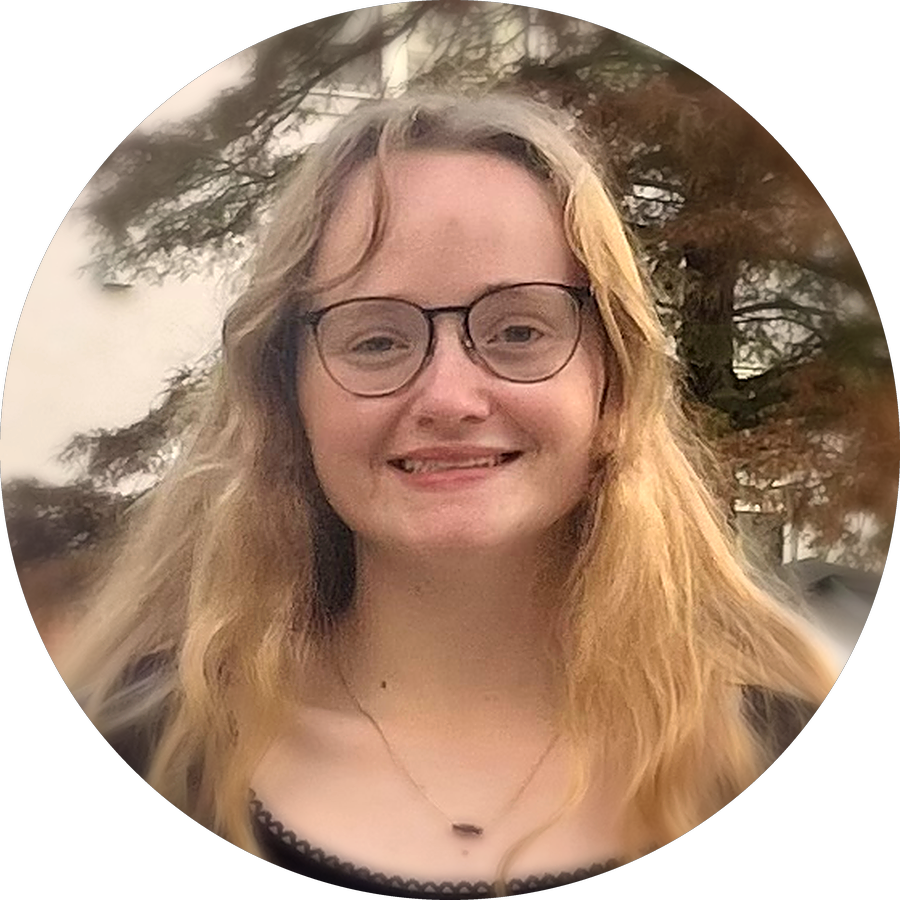
#> input picture business-card/assets/portrait.png, 900 x 900 px
$ python -i prep_photo.py   (imports and definitions only)
#> lines starting #> are read from the running program, lines starting #| are printed output that depends on the picture; after the words box and inside, x2 and y2 are one past the last pixel; in counts of white or black regions, pixels touching at a corner belong together
#!/usr/bin/env python3
"""
Turn the poolside snapshot into a card-ready circular portrait.

The source is a full-body shot against a busy tree/building background. This
crops to head-and-shoulders, throws the background progressively out of focus
so the face carries the frame, warms and lifts it slightly, then masks to a
circle with a transparent surround.

    python3 prep_photo.py <source.jpg>
"""

import os
import sys

from PIL import Image, ImageDraw, ImageEnhance, ImageFilter

HERE = os.path.dirname(os.path.abspath(__file__))
ASSETS = os.path.join(HERE, "assets")

# Head-and-shoulders box located in the 3024x4032 original, framed so the eyes
# sit near the upper third of the circle.
CROP = (1346, 1382, 1906, 1942)

OUT_SIZE = 900          # generous: the card uses well under this
SHARP_R = 0.30          # radius (as a fraction of the frame) kept fully sharp
BLUR_PX = 7             # background defocus at the rim


def build(src_path):
#> called with src_path = 'assets/portrait.png'
    src = Image.open(src_path).convert("RGB")
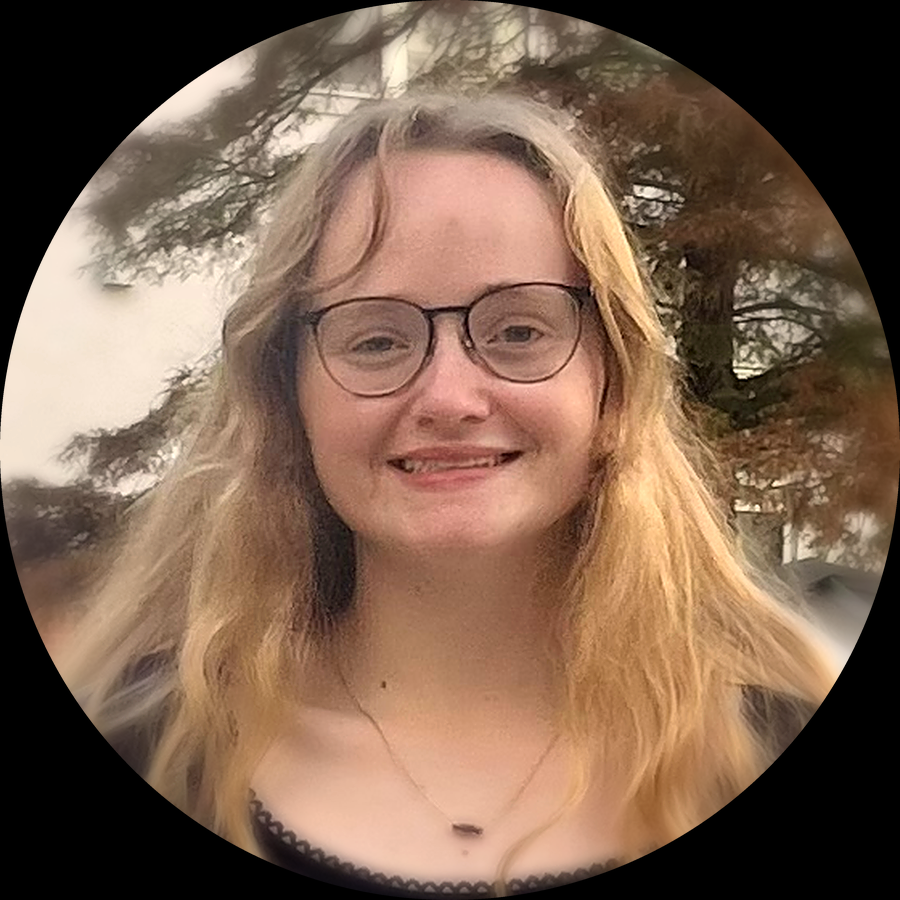
#> src: PIL image 900x900 RGB; mean R, G, B 125.2, 98.3, 79.7
    face = src.crop(CROP).resize((OUT_SIZE, OUT_SIZE), Image.LANCZOS)
#> face: PIL image 900x900 RGB; every value is 0

    # Progressive defocus: sharp through the face, softening toward the rim.
    # Mask is white where the sharp original shows through. Rings are painted
    # largest-first so the sharp centre lands on top.
    blurred = face.filter(ImageFilter.GaussianBlur(BLUR_PX))
    ramp = Image.new("L", (OUT_SIZE, OUT_SIZE), 0)
#> ramp: PIL image 900x900 L; every value is 0
    draw = ImageDraw.Draw(ramp)
    steps = 48
    for i in range(steps + 1):
        t = i / steps                                   # 0 at the rim, 1 at centre
        r = OUT_SIZE * (0.52 - (0.52 - SHARP_R) * t)
        draw.ellipse(
            (OUT_SIZE / 2 - r, OUT_SIZE / 2 - r, OUT_SIZE / 2 + r, OUT_SIZE / 2 + r),
            fill=int(255 * t),
        )
    ramp = ramp.filter(ImageFilter.GaussianBlur(OUT_SIZE * 0.04))
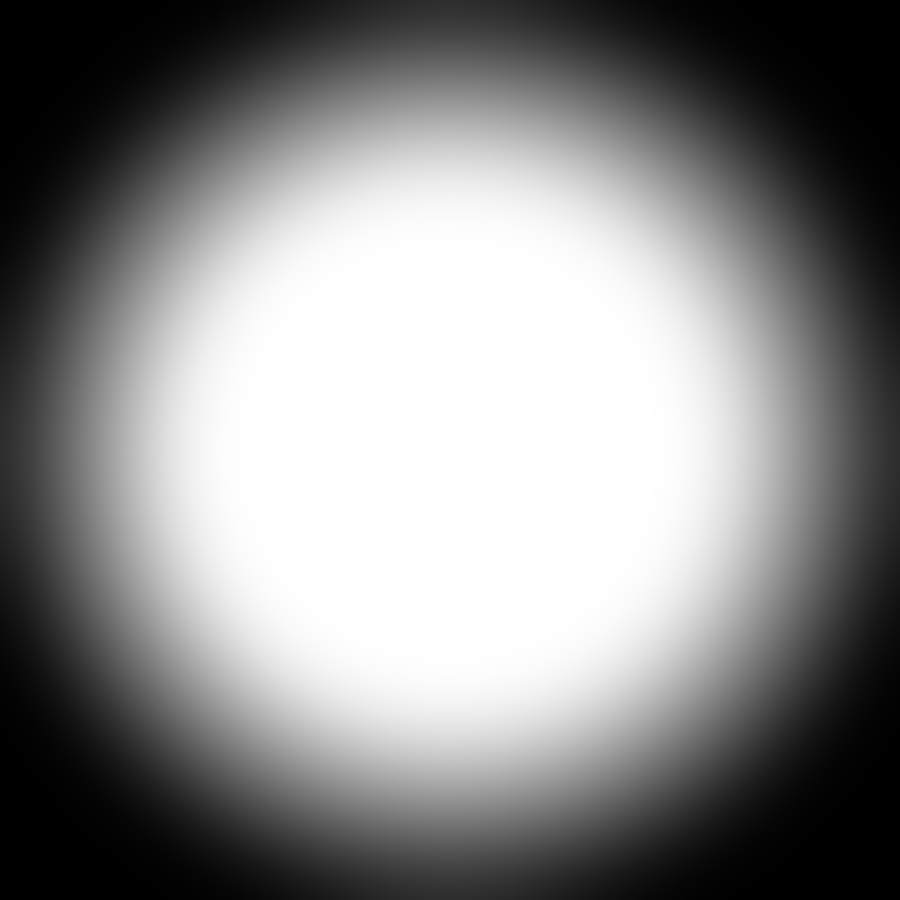
#> ramp: PIL image 900x900 L; min 0, max 255, mean 135.9
    face = Image.composite(face, blurred, ramp)

    # Gentle grade: a touch warmer, a touch more contrast, lightly sharpened.
    r, g, b = face.split()
    face = Image.merge(
        "RGB",
        (
            r.point(lambda v: min(255, int(v * 1.035))),
            g,
            b.point(lambda v: int(v * 0.975)),
        ),
    )
    face = ImageEnhance.Contrast(face).enhance(1.08)
    face = ImageEnhance.Color(face).enhance(1.05)
    face = face.filter(ImageFilter.UnsharpMask(radius=2, percent=55, threshold=3))

    # Circular mask, antialiased via a 4x supersample.
    mask = Image.new("L", (OUT_SIZE * 4, OUT_SIZE * 4), 0)
#> mask: PIL image 3600x3600 L; every value is 0
    ImageDraw.Draw(mask).ellipse((0, 0, OUT_SIZE * 4 - 1, OUT_SIZE * 4 - 1), fill=255)
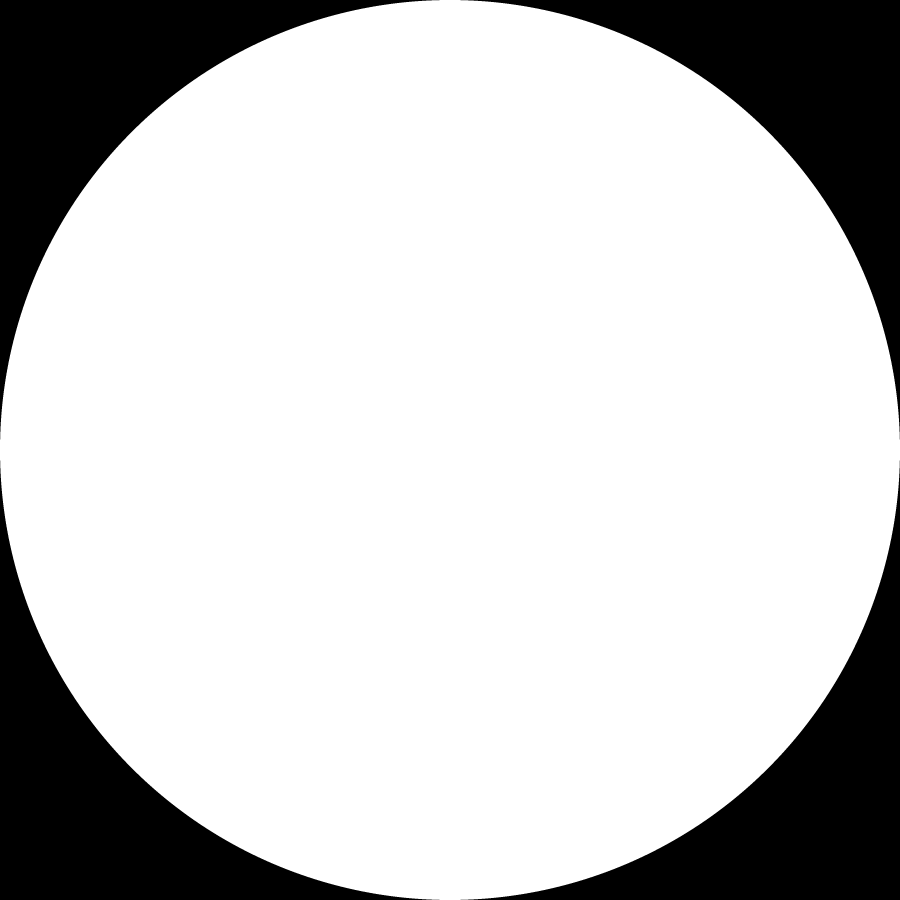
#> mask: PIL image 3600x3600 L (shown at 1/4 size); 78.5% white; 4 black regions, box (x1, y1, x2, y2) and area: (0, 0, 1758, 1758) 695441, (1842, 0, 3600, 1758) 695441, (0, 1842, 1758, 3600) 695441, (1842, 1842, 3600, 3600) 695441
    mask = mask.resize((OUT_SIZE, OUT_SIZE), Image.LANCZOS)
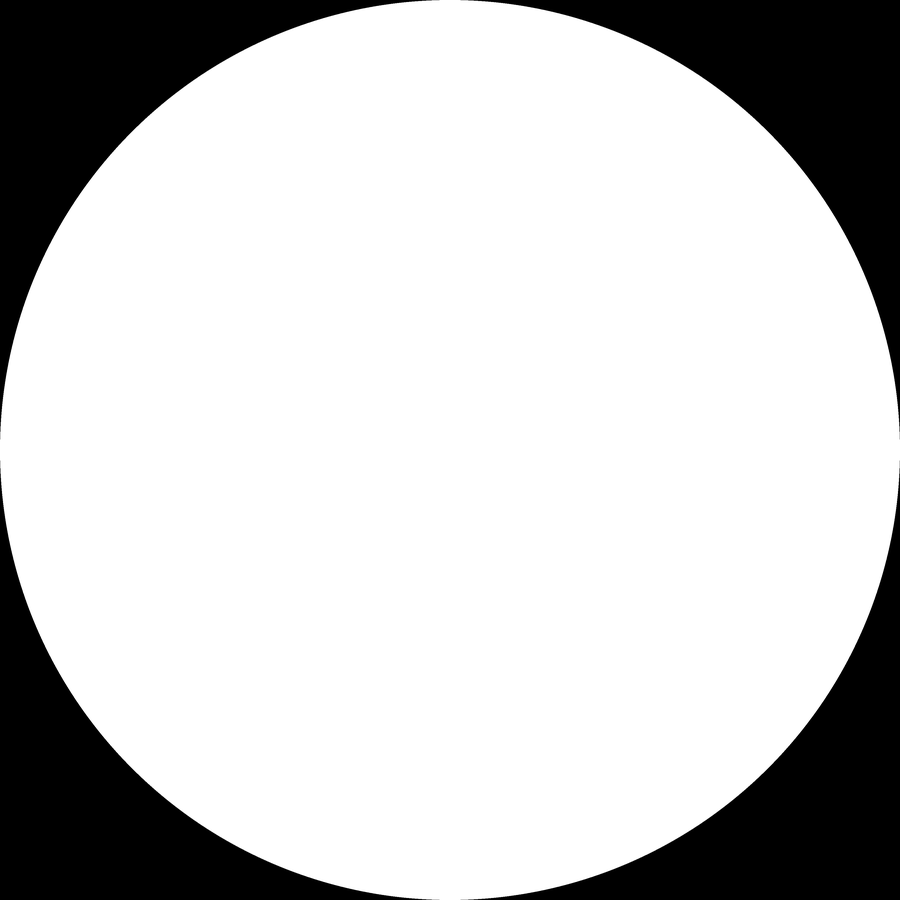
#> mask: PIL image 900x900 L; min 0, max 255, mean 200.3

    out = Image.new("RGBA", (OUT_SIZE, OUT_SIZE), (0, 0, 0, 0))
#> out: PIL image 900x900 RGBA; every value is 0
    out.paste(face, (0, 0), mask)
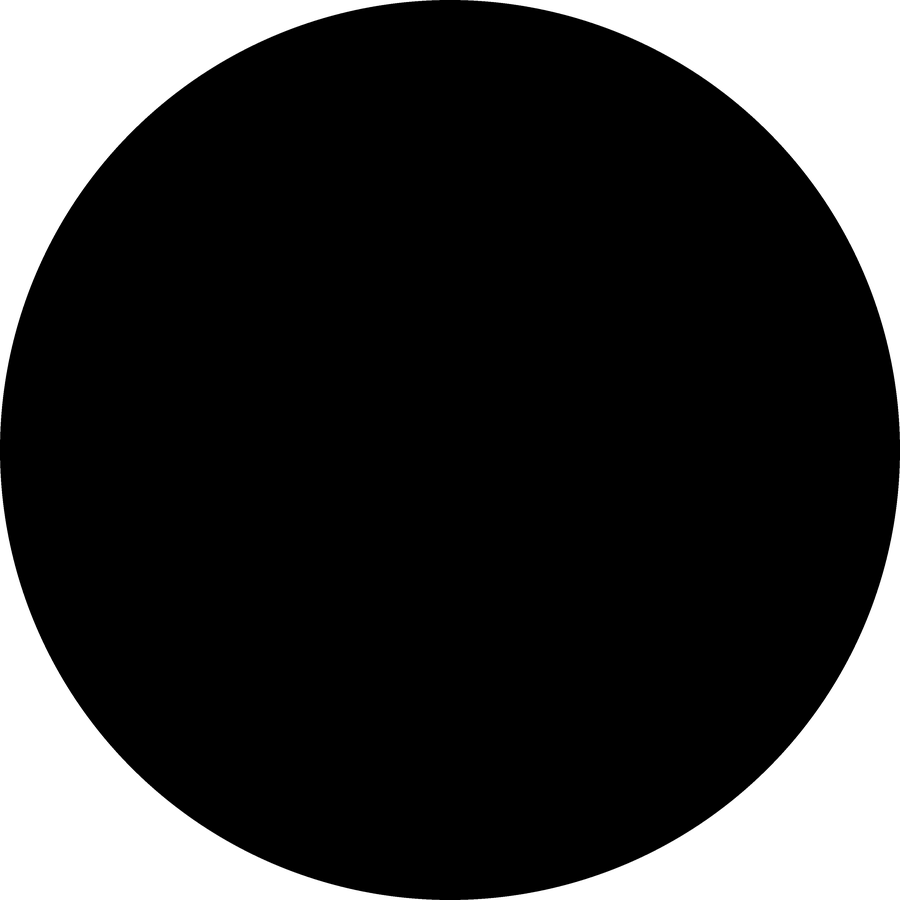
#> out: PIL image 900x900 RGBA; mean R, G, B, A 0, 0, 0, 200.3; transparent parts drawn white

    os.makedirs(ASSETS, exist_ok=True)
    dest = os.path.join(ASSETS, "portrait.png")
    out.save(dest)
    print(f"wrote {dest} ({OUT_SIZE}x{OUT_SIZE})")


# [4 lines not run here, left out]

>>> result = build('assets/portrait.png')

$ run again, on business-card/assets/headshot.png
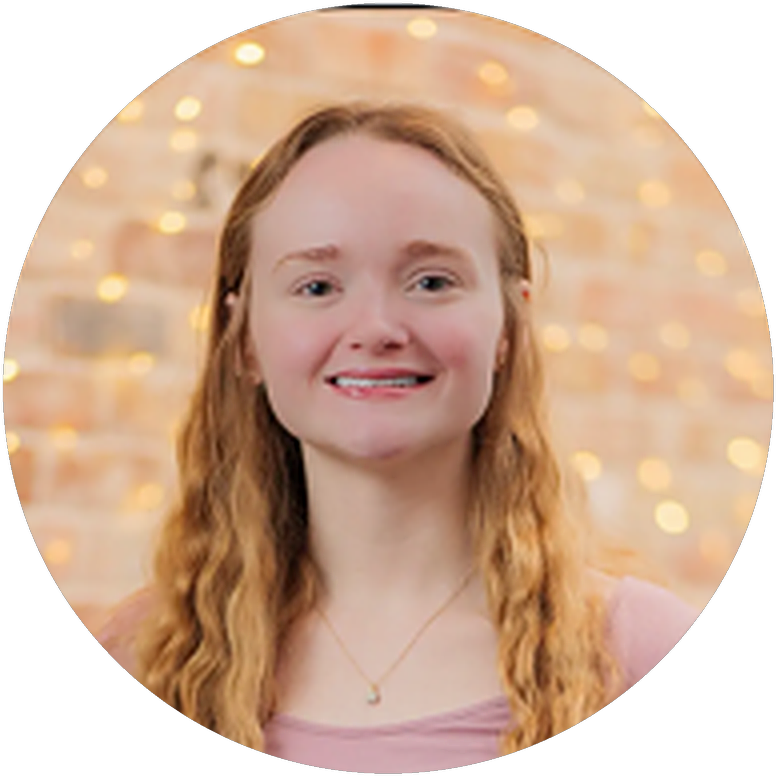
#> input picture business-card/assets/headshot.png, 776 x 776 px
#> in build, `src = Image.open(src_path).convert("RGB")`:
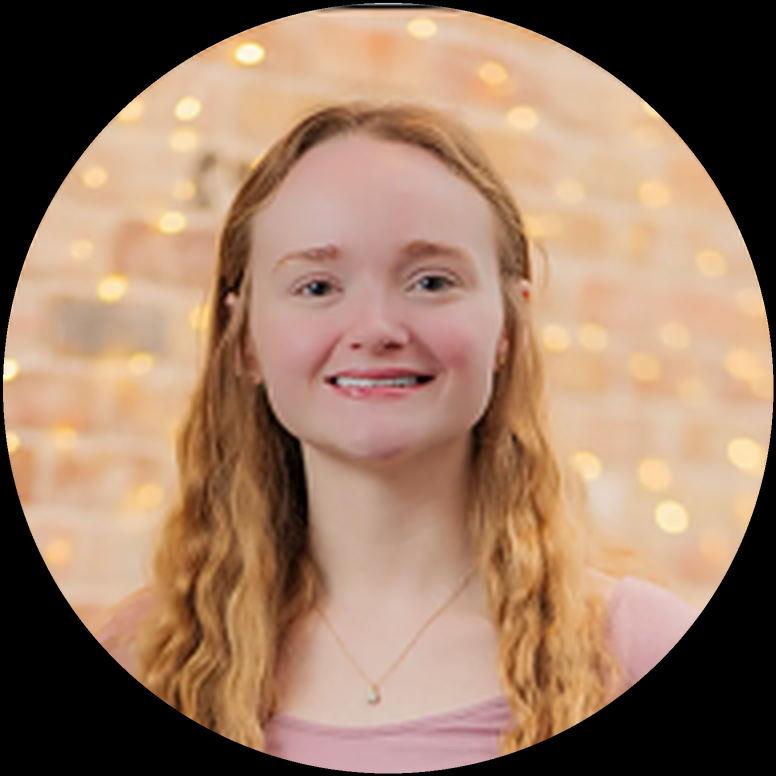
#> src: PIL image 776x776 RGB; mean R, G, B 154.6, 123.1, 100.9
#> face: PIL image 900x900 RGB; every value is 0
